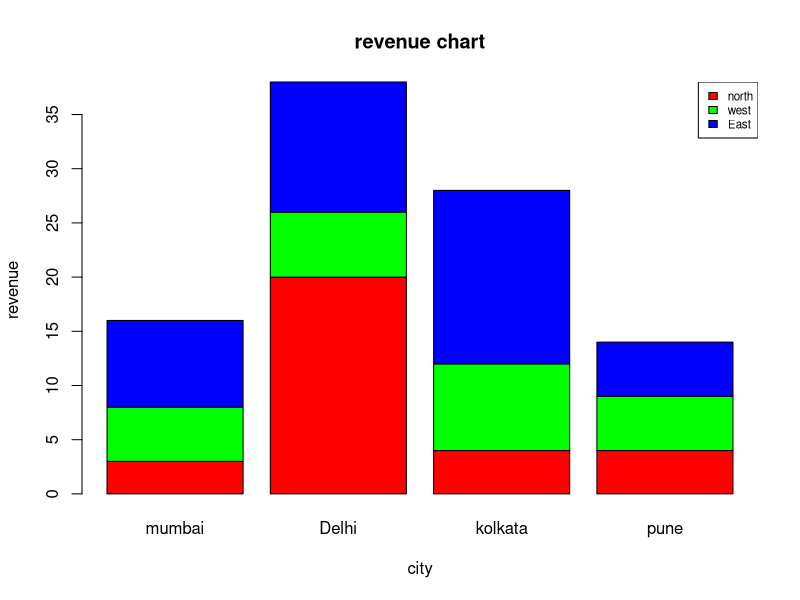
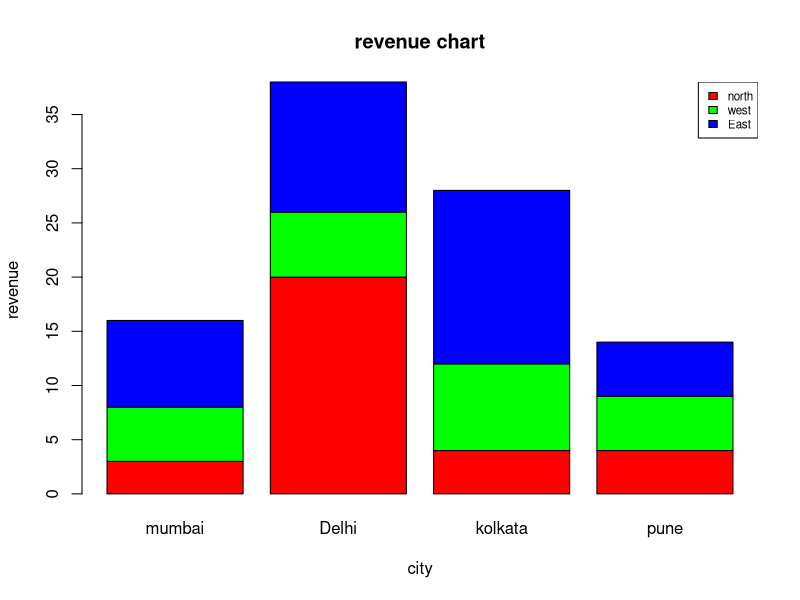

Write R code to recreate these figures, in order.
#
x<-matrix(c(3,5,8,20,6,12,4,8,16,4,5,5),
          nrow=3,ncol=4,byrow=FALSE)

city<-c('mumbai','Delhi','kolkata','pune')
colr<-c('red','green','blue')
region<-c('north','west','East')

png(file='city_bar.jpg')

barplot(x,names.arg = city, main = 'revenue chart', xlab='city', ylab='revenue', col=colr)
legend('topright',region,cex=0.7,fill=colr)

dev.off()
barplot(x,names.arg = city, main = 'revenue chart', xlab='city', ylab='revenue', col=colr)
legend('topright',region,cex=0.7,fill=colr)

